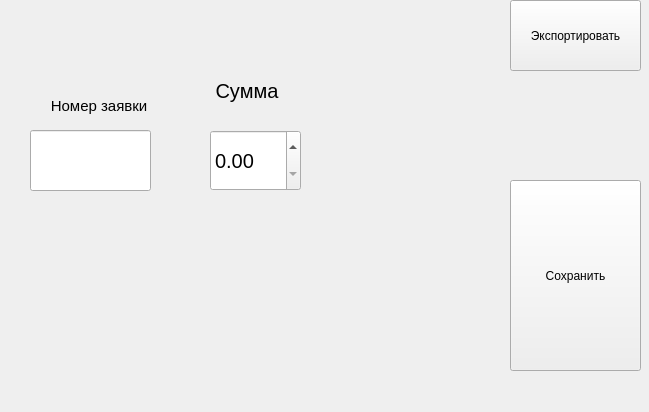
<?xml version="1.0" encoding="UTF-8"?>
<ui version="4.0">
 <class>main_form</class>
 <widget class="QWidget" name="main_form">
  <property name="geometry">
   <rect>
    <x>0</x>
    <y>0</y>
    <width>649</width>
    <height>412</height>
   </rect>
  </property>
  <property name="windowTitle">
   <string>База с заявками v0.01</string>
  </property>
  <widget class="QPushButton" name="pushButton_save">
   <property name="geometry">
    <rect>
     <x>510</x>
     <y>180</y>
     <width>131</width>
     <height>191</height>
    </rect>
   </property>
   <property name="text">
    <string>Сохранить</string>
   </property>
  </widget>
  <widget class="QPushButton" name="pushButton_export">
   <property name="geometry">
    <rect>
     <x>510</x>
     <y>0</y>
     <width>131</width>
     <height>71</height>
    </rect>
   </property>
   <property name="text">
    <string>Экспортировать</string>
   </property>
  </widget>
  <widget class="QLineEdit" name="lineEdit_number">
   <property name="geometry">
    <rect>
     <x>30</x>
     <y>130</y>
     <width>121</width>
     <height>61</height>
    </rect>
   </property>
  </widget>
  <widget class="QLabel" name="label">
   <property name="geometry">
    <rect>
     <x>30</x>
     <y>90</y>
     <width>131</width>
     <height>31</height>
    </rect>
   </property>
   <property name="font">
    <font>
     <pointsize>11</pointsize>
    </font>
   </property>
   <property name="text">
    <string>     Номер заявки</string>
   </property>
  </widget>
  <widget class="QDoubleSpinBox" name="doubleSpinBox_price">
   <property name="geometry">
    <rect>
     <x>210</x>
     <y>130</y>
     <width>91</width>
     <height>61</height>
    </rect>
   </property>
   <property name="font">
    <font>
     <pointsize>15</pointsize>
    </font>
   </property>
  </widget>
  <widget class="QLabel" name="label_2">
   <property name="geometry">
    <rect>
     <x>210</x>
     <y>70</y>
     <width>91</width>
     <height>41</height>
    </rect>
   </property>
   <property name="font">
    <font>
     <pointsize>15</pointsize>
    </font>
   </property>
   <property name="text">
    <string> Сумма</string>
   </property>
  </widget>
 </widget>
 <resources/>
 <connections/>
</ui>
